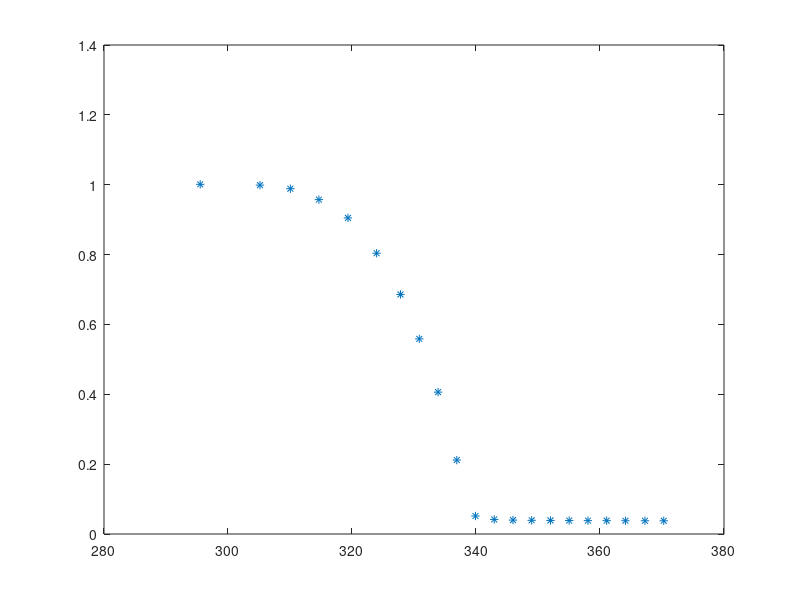

Recreate this plot in MATLAB. (Note: this script raises an error after producing the figure.)
%% Given VFR and temperature, find the best fit paramters that connect enthalpy and temperature
% for a given matarial

% Given Oven Temperature, Partial pressure at room temperature, DeltaH
% Calculate using the Clausius-Clapiron the corresponding partial pressures
% at the different given Oven temperature, and then calculate what is the
% final diameter and hence VFR (Dfinal^3/Dinit^3) as a function of
% temperature.
clear all;clc

load data.mat

% Plot Measured Data of VFR as a function of T
hold off
plot(MeasuredData(:,1)+273.12,MeasuredData(:,2),'*')

datax=[0 1 2 3 4 5];
datay=datax;
% Non linear fit data
% let a and b be:
a = -4.9e2;
b = 2.8e5;
% Don't fit on the part that is close to zero, Set the threshold for zero
Threshold = 0.06;
T = MeasuredData(MeasuredData(:,2)>Threshold,1)+273.15;
VFRm = MeasuredData(MeasuredData(:,2)>Threshold,2)';


%Coef=[-4.9e2, 2.8e5];
Chi2 = @(Coef) sum((VFR(Coef(1),Coef(2),T)-VFRm).^2);

coef = fminsearch(Chi2, [-4.9e2 2.8e5])

%% Plot Result of best fit

subplot(2,1,1)
hold off
%VFRfit = VFR(-69.618110996500008,1.398873976775031e5,T);
VFRfit = VFR(coef(1),coef(2),T);
plot(T, VFRfit) 
hold all
plot(MeasuredData(:,1)+273.15,MeasuredData(:,2),'*')
xlabel('Temp (K)')
ylabel('VFR')
subplot(2,1,2)
plot(T, coef(1)*T+coef(2))
xlabel('Temp (K)')
ylabel('Enthalpy (J/mol)')

